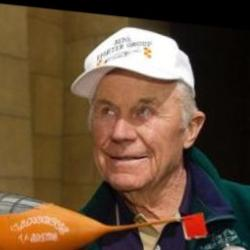
#> input picture Face detection - non live/input_image/Chuck_Yeager_0001.jpg, 250 x 250 px; its folder holds only this picture in this run
$ python opencvtest.py
#> lines starting #> are read from the running program, lines starting #| are printed output that depends on the picture; after the words box and inside, x2 and y2 are one past the last pixel; in counts of white or black regions, pixels touching at a corner belong together
import cv2
import os

def detect_faces_batch(input_folder, output_folder):

#> called with input_folder = 'input_image', output_folder = 'output_image'
    profile_cascade = cv2.CascadeClassifier(cv2.data.haarcascades + "haarcascade_profileface.xml")
    face_cascade = cv2.CascadeClassifier(cv2.data.haarcascades + "haarcascade_frontalface_default.xml")

    if not os.path.exists(input_folder):
        print(f"Error: The folder '{input_folder}' does not exist.")
        return

    if not os.path.exists(output_folder):
        os.makedirs(output_folder)

    image_files = [f for f in os.listdir(input_folder) if f.lower().endswith((".png", ".jpg", ".jpeg"))]

    if not image_files:
        print("No image files found.")
        return

    for filename in image_files:
        img_path = os.path.join(input_folder, filename)
        img = cv2.imread(img_path)
#> img is the input picture: shape (250, 250, 3); mean B, G, R 54, 76.7, 101.1
        if img is None:
            continue

        gray = cv2.cvtColor(img, cv2.COLOR_BGR2GRAY)
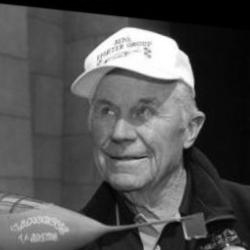
#> gray: shape (250, 250); min 0, max 255, mean 81.4
        faces = face_cascade.detectMultiScale(gray, scaleFactor=1.1, minNeighbors=6)
#> faces = [[65, 66, 117, 117]]
        faces_profile = profile_cascade.detectMultiScale(gray, 1.05, 4)
#> faces_profile = [[78, 52, 140, 140]]

        for (x, y, w, h) in faces:
            cv2.rectangle(img, (x, y), (x+w, y+h), (0, 255, 0), 2)
#> this loop made 1 pass
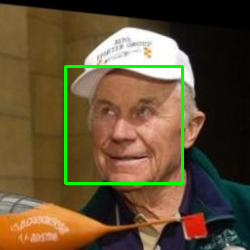
#> img: shape (250, 250, 3); 2.24% of pixels changed, all inside (x1, y1, x2, y2) = (64, 65, 184, 185)
        for (x, y, w, h) in faces_profile:
            cv2.rectangle(img, (x, y), (x+w, y+h), (255, 0, 0), 2)
#> this loop made 1 pass
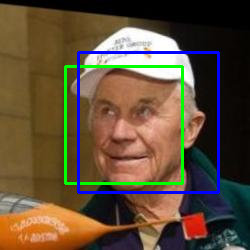
#> img: shape (250, 250, 3); 2.68% of pixels changed, all inside (x1, y1, x2, y2) = (77, 51, 220, 194)

        output_path = os.path.join(output_folder, filename)
        cv2.imwrite(output_path, img)

    print("Faces detected")


input_dir = "input_image"
output_dir = "output_image"

detect_faces_batch(input_dir, output_dir)

$ run again, on Face detection - non live/input_image/OIP.jpg
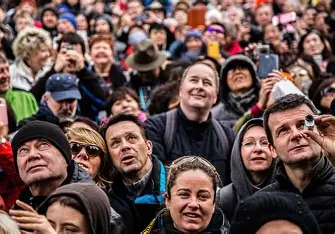
#> input picture Face detection - non live/input_image/OIP.jpg, 335 x 234 px
#> in detect_faces_batch, img is the input picture: shape (234, 335, 3); mean B, G, R 77.3, 81.4, 104.2
#> faces = [[177, 63, 45, 45], [236, 126, 43, 43], [7, 125, 53, 53], [100, 118, 52, 52], [163, 170, 59, 59]]
#> faces_profile = [[109, 117, 52, 52], [186, 63, 44, 44]]
#> the loop in detect_faces_batch, `for (x, y, w, h) in faces:` made 5 passes
#> after the loop in detect_faces_batch, `for (x, y, w, h) in faces:`:
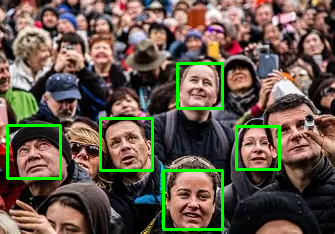
#> img: shape (234, 335, 3); 3.83% of pixels changed, all inside (x1, y1, x2, y2) = (6, 62, 281, 231)
#> the loop in detect_faces_batch, `for (x, y, w, h) in faces_profile:` made 2 passes
#> after the loop in detect_faces_batch, `for (x, y, w, h) in faces_profile:`:
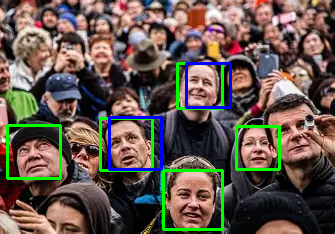
#> img: shape (234, 335, 3); 1.46% of pixels changed, all inside (x1, y1, x2, y2) = (108, 62, 232, 171)

$ run again, on Face detection - non live/input_image/lOIP.jpg
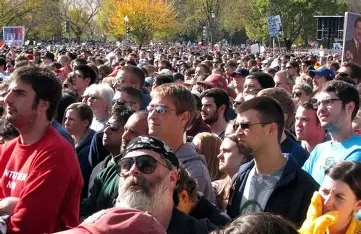
#> input picture Face detection - non live/input_image/lOIP.jpg, 361 x 234 px
#> in detect_faces_batch, img is the input picture: shape (234, 361, 3); mean B, G, R 83.6, 89, 112.6
#> in detect_faces_batch, `gray = cv2.cvtColor(img, cv2.COLOR_BGR2GRAY)`:
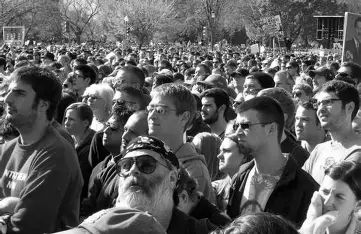
#> gray: shape (234, 361); min 0, max 255, mean 95.4
#> faces = ()
#> faces_profile = [[196, 94, 29, 29], [59, 108, 27, 27], [311, 84, 45, 45], [140, 91, 50, 50], [223, 102, 55, 55], [1, 74, 51, 51]]
#> the loop in detect_faces_batch, `for (x, y, w, h) in faces_profile:` made 6 passes
#> after the loop in detect_faces_batch, `for (x, y, w, h) in faces_profile:`:
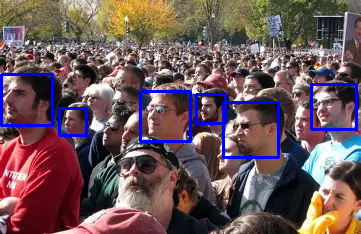
#> img: shape (234, 361, 3); 3.58% of pixels changed, all inside (x1, y1, x2, y2) = (0, 73, 358, 159)

$ run again, on Face detection - non live/input_image/Chuck_Yeager_0002.jpg
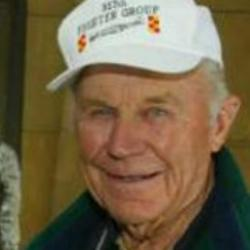
#> input picture Face detection - non live/input_image/Chuck_Yeager_0002.jpg, 250 x 250 px
#> in detect_faces_batch, img is the input picture: shape (250, 250, 3); mean B, G, R 72.9, 100.5, 116.3
#> in detect_faces_batch, `gray = cv2.cvtColor(img, cv2.COLOR_BGR2GRAY)`:
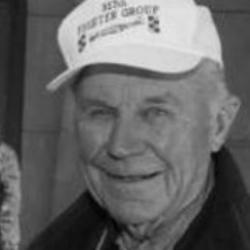
#> gray: shape (250, 250); min 1, max 234, mean 102.1
#> faces = [[64, 68, 124, 124]]
#> faces_profile = ()
#> the loop in detect_faces_batch, `for (x, y, w, h) in faces:` made 1 pass
#> after the loop in detect_faces_batch, `for (x, y, w, h) in faces:`:
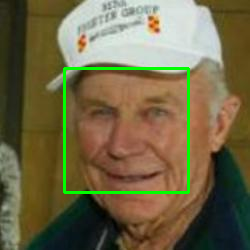
#> img: shape (250, 250, 3); 2.37% of pixels changed, all inside (x1, y1, x2, y2) = (63, 67, 190, 194)
